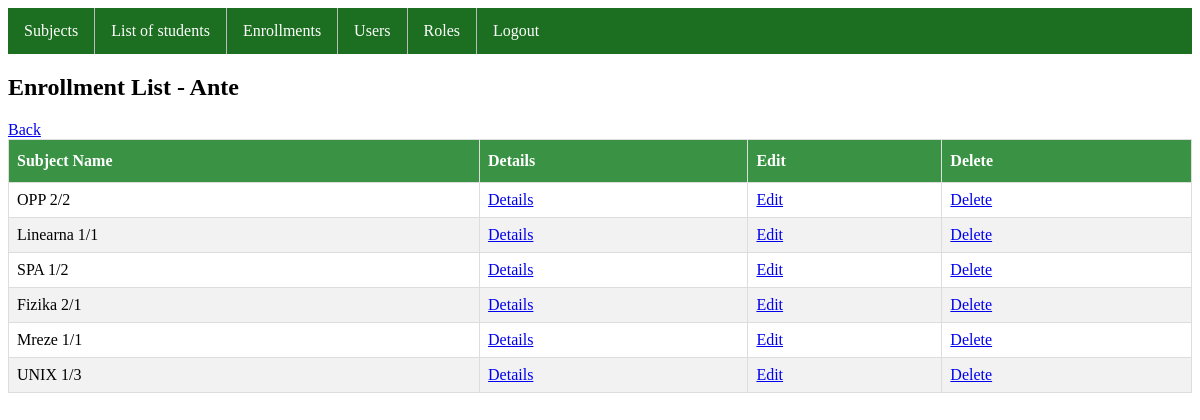
The page /app/enrollment_list/23/ (signed in) on the database its author committed.
### enroll_app/models.py (models this page shows, shortened)
class User(AbstractUser):
    STATUS = (('NONE', 'none'), ('REGULAR', 'regular'), ('EXTRAORDINARY', 'extraordinary'))
    role = models.ForeignKey(Role, on_delete=models.PROTECT, null=True)
    status = models.CharField(max_length=50, choices=STATUS, null=True)

class Enrollment(models.Model):
    CHOICES = (('ENROLLED', 'enrolled'), ('PASSED', 'passed'), ('FAILED', 'failed'))
    student = models.ForeignKey(User, on_delete=models.CASCADE, limit_choices_to={'role__name': 'STUDENT'})
    subject = models.ForeignKey(Subject, on_delete=models.CASCADE)
    status = models.CharField(max_length=50, choices=CHOICES, default='enrolled')
    class Meta:
        unique_together = ['student', 'subject']

class Subject(models.Model):
    CHOICES = (('YES', 'yes'), ('NO', 'no'))
    name = models.CharField(max_length=50, unique=True)
    code = models.CharField(max_length=50, unique=True)
    program = models.TextField()
    ects = models.IntegerField()
    sem_regular = models.IntegerField()
    sem_extraordinary = models.IntegerField()
    elective_subject = models.CharField(max_length=50, choices=CHOICES)
    professor = models.ForeignKey(User, on_delete=models.CASCADE, limit_choices_to={'role__name': 'PROFESSOR'})

### enroll_app/views.py (the view)
# urls.py: path('enrollment_list/<int:user_id>/', views.enrollment_list, name='enrollment_list'),
@login_required(login_url='enroll_app:user_login')
def enrollment_list(request, user_id):
    admin = check_is_admin(request.user)
    if admin:
        user = get_object_or_404(User, pk=user_id, role__name='STUDENT')
        enrollments = Enrollment.objects.filter(student=user)
        return render(request, 'enrollment_list.html', {'user': user, 'enrollments': enrollments, 'is_admin':admin})
    else:
        return HttpResponse("ACCESS DENIED -  You're not ADMIN")

### enroll_app/views.py (called while the page is built)
def check_is_admin(user):
    return user.role.name == 'ADMIN' if user.role else False

### enroll_app/templates/enrollment_list.html
{% extends 'base.html' %}
{% block content %}
<h2>Enrollment List - {{ user.username }}</h2>
<a href="{% url 'enroll_app:enrollment_user' %}">Back</a>
<table id="list">
  <thead>
    <tr>
      <th>Subject Name</th>
      <th>Details</th>
      <th>Edit</th>
      <th>Delete</th>
    </tr>
  </thead>
  <tbody>
    {% for enrollment in enrollments %}
    <tr>
      <td>{{ enrollment.subject.name }}</td>
      <td><a href="{% url 'enroll_app:enrollment_detail' user.pk enrollment.pk %}">Details</a></td>
      <td><a href="{% url 'enroll_app:enrollment_update' user.pk enrollment.pk %}">Edit</a></td>
      <td><a href="{% url 'enroll_app:enrollment_delete' user.pk enrollment.pk %}">Delete</a></td>
    </tr>
    {% empty %}
    <tr>
      <td colspan="4">No enrollments found.</td>
    </tr>
    {% endfor %}
</table>
{% endblock %}

### enroll_app/static/style.css (style rules this page uses)
#list { border-collapse: collapse; width: 100%; }
#list td, #list th { border: 1px solid #ddd; padding: 8px; }
#list tr:nth-child(even) { background-color: #f2f2f2; }
#list th { padding-top: 12px; padding-bottom: 12px; text-align: left; background-color: #3a9344; color: white; }

### rows shown on the page
User: username "Ante"
Enrollment: subject.name "OPP 2/2"
Enrollment: subject.name "Linearna 1/1"
Enrollment: subject.name "SPA 1/2"
Enrollment: subject.name "Fizika 2/1"
Enrollment: subject.name "Mreze 1/1"
Enrollment: subject.name "UNIX 1/3"
